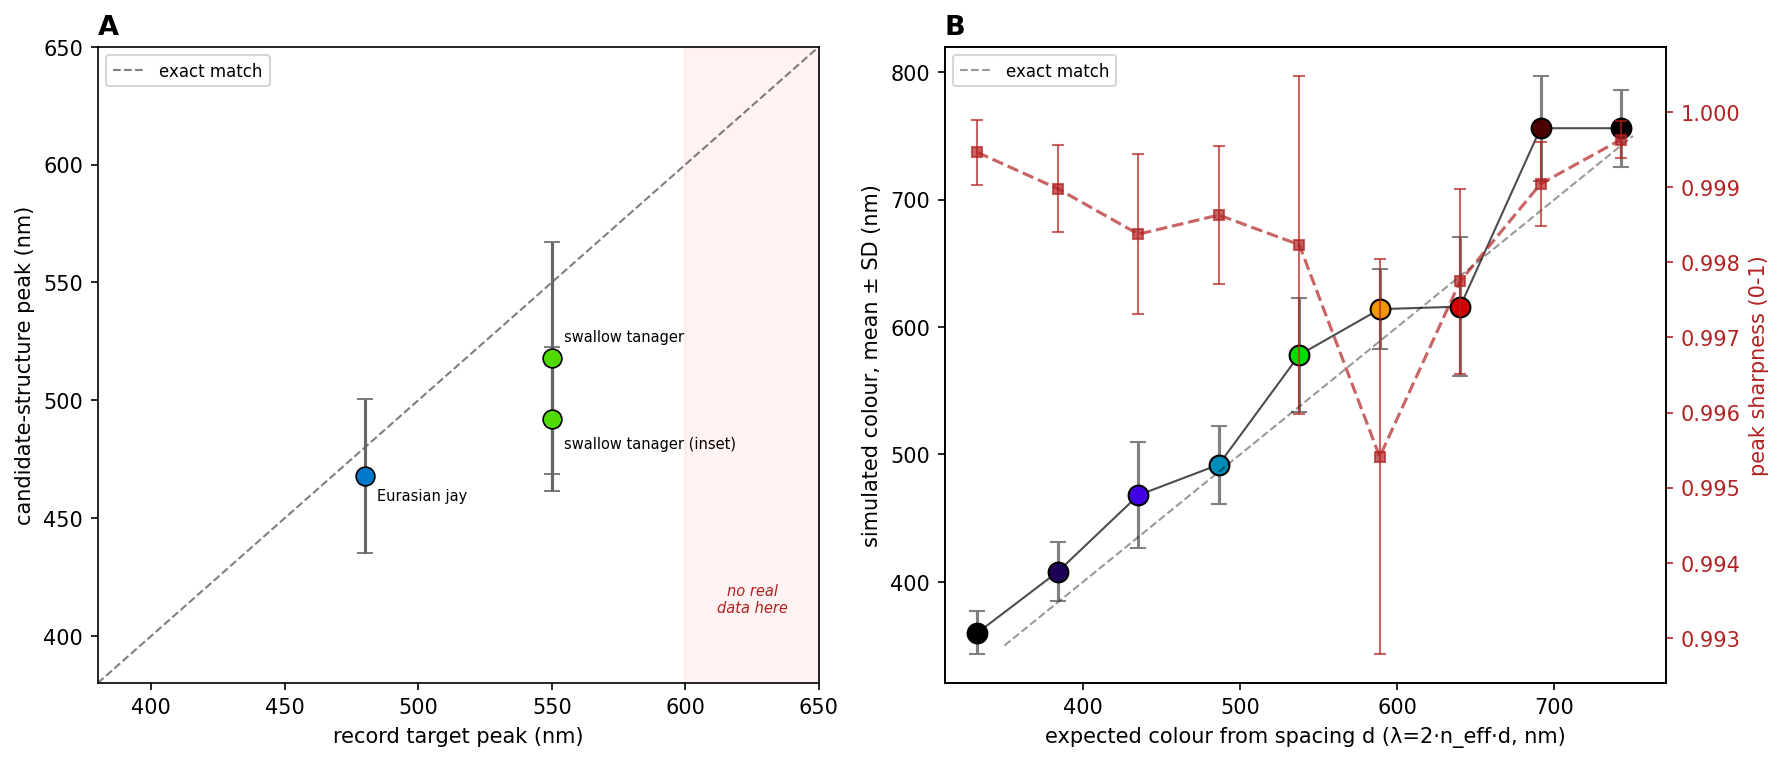

Source code (Python):
#!/usr/bin/env python3
"""Quantify simulation variability as a function of wavelength/spacing and
species/panel-linked in-silico comparison, with error bars.

Two questions:
  (A) Species/panel-linked in-silico comparison: for each displayed record,
      compare a literature-informed candidate structure (same method as
      prove_structure_color.py) with its target peak label, and quantify the
      realization-to-realization variation at the declared parameters.
  (B) Simulation self-consistency across the spectrum: sweep the characteristic
      spacing d from violet-producing to red-producing values, and for each d
      generate N independent quasi-random realisations (different seed) at the
      SAME (d, pore_fraction, disorder). Report the spread (SD) of the resulting
      coherent peak wavelength across realisations, and the peak "quality"
      (peak height above the local baseline) -- both should degrade if the
      structure-factor route becomes less reliable at longer wavelengths/larger d.

Outputs experiments/error_vs_wavelength.png and prints a summary table.
"""
import os, sys, json
import numpy as np
import matplotlib
matplotlib.use("Agg")
import matplotlib.pyplot as plt

ROOT = os.path.dirname(os.path.dirname(os.path.abspath(__file__)))
sys.path.insert(0, os.path.join(ROOT, "model"))
import optics as o          # noqa
import synth                # noqa

LAM = np.arange(360.0, 781.0, 2.0)
OUT = os.environ.get("KAWASEMI_FIG_OUT", os.path.join(ROOT, "experiments", "error_vs_wavelength.png"))
N_REALIZATIONS = 20


def realizations(d_nm, pf, disorder, ppu=100.0, size=384, n=N_REALIZATIONS, seed0=100):
    """Return per-realisation dominant peak (nm) and peak quality for N
    independent quasi-random structures at the SAME nominal parameters, PLUS
    the peak of the ensemble-averaged reflectance (the statistic already used
    for the ensemble statistic used in the Figure 4B comparison)."""
    ne = o.n_eff(pf); nmpp = 1000.0 / ppu
    peaks, quals, Rs = [], [], []
    for s in range(n):
        img = synth.generate_image(d_nm, pf, disorder, 0.0, px_per_um=ppu, size=size, seed=seed0 + s)
        _, R = o.reflectance_from_image(img, nmpp, ne, lam=LAM)
        if R.max() <= 0:
            continue
        Rn = R / R.max()
        _, _, peak = o.spectrum_to_srgb(LAM, Rn)
        peaks.append(peak)
        floor = np.percentile(Rn, 25)
        quals.append(float(Rn.max() - floor))
        Rs.append(R)
    Rmean = np.mean(Rs, 0); Rmean = Rmean / max(Rmean.max(), 1e-9)
    _, _, ensemble_peak = o.spectrum_to_srgb(LAM, Rmean)
    return np.array(peaks), np.array(quals), ensemble_peak


def load_real(rid):
    for line in open(os.path.join(ROOT, "data", "dataset.jsonl")):
        rec = json.loads(line)
        if rec["id"] == rid:
            return rec
    return None


def part_A_record_comparison():
    """Candidate structures compared with record target labels, with ensemble-SD
    error bars from independent disorder realisations."""
    birds = [
        ("PMC4685390_fig6c_jay",        178.0, 0.50, "Eurasian jay"),
        ("BIORXIV_tersina_fig6c",       200.0, 0.50, "swallow tanager"),
        ("BIORXIV_tersina_fig6b_inset", 190.0, 0.50, "swallow tanager (inset)"),
    ]
    rows = []
    print("=== (A) species/panel-linked in-silico comparison: ensemble-averaged")
    print("    synthetic peak versus record target; error bar =")
    print("    SD of individual-realisation peaks (realisation-to-realisation spread) ===")
    for rid, d, pf, label in birds:
        rec = load_real(rid)
        if rec is None:
            print(f"  [skip] {rid} not found"); continue
        actual = rec["color"].get("peak_nm")
        peaks, quals, ens_peak = realizations(d, pf, 0.10)
        pred_sd = peaks.std()
        err = abs(ens_peak - actual) if actual else None
        print(f"  {label:24s} d={d:5.0f}nm  ensemble-peak={ens_peak:6.1f}nm  "
              f"realisation-SD=±{pred_sd:4.1f}nm  target={actual}nm  "
              + (f"|difference|={err:.1f}nm" if err else "no target peak_nm"))
        rows.append((label, actual, ens_peak, pred_sd, err))
    return rows


def part_B_spectrum_sweep():
    """Sweep d from violet- to red-producing values; report ensemble SD and
    peak quality (coherent-peak contrast) at each."""
    pf, disorder = 0.5, 0.10
    ds = [130, 150, 170, 190, 210, 230, 250, 270, 290]
    print("\n=== (B) simulation self-consistency across the spectrum (pf=0.5, disorder=0.10) ===")
    rows = []
    for d in ds:
        bragg = o.bragg_peak_nm(d, pf)
        peaks, quals, ens_peak = realizations(d, pf, disorder, n=N_REALIZATIONS)
        print(f"  d={d:4.0f}nm  target(2n_eff d)={bragg:6.1f}nm  "
              f"ensemble-peak={ens_peak:6.1f}nm  realisation-SD=±{peaks.std():5.1f}nm  "
              f"quality={quals.mean():.3f}±{quals.std():.3f}  n={len(peaks)}")
        rows.append((d, bragg, ens_peak, peaks.std(), quals.mean(), quals.std()))
    return rows


def main():
    rowsA = part_A_record_comparison()
    rowsB = part_B_spectrum_sweep()

    fig, axes = plt.subplots(1, 2, figsize=(12, 5.2))

    # Panel A: candidate-structure peak versus record target, with seed variation.
    ax = axes[0]
    actuals = [r[1] for r in rowsA]
    preds = [r[2] for r in rowsA]
    sds = [r[3] for r in rowsA]
    labels = [r[0] for r in rowsA]
    colors = [o.spectrum_to_srgb(LAM, np.exp(-0.5 * ((LAM - a) / 25) ** 2))[0] for a in actuals]
    colors = [np.array(c) / 255.0 for c in colors]
    ax.plot([380, 650], [380, 650], "k--", lw=1, alpha=0.5, label="exact match")
    label_offsets = {
        "Eurasian jay": (6, -12),
        "swallow tanager": (6, 8),
        "swallow tanager (inset)": (6, -14),
    }
    for a, p, s, c, lbl in zip(actuals, preds, sds, colors, labels):
        ax.errorbar(a, p, yerr=s, fmt="o", color=c, ecolor="0.4", elinewidth=1.5,
                     capsize=4, markersize=9, markeredgecolor="k", markeredgewidth=0.8)
        ax.annotate(lbl, (a, p), fontsize=7, xytext=label_offsets.get(lbl, (4, 4)),
                    textcoords="offset points")
    ax.set_xlabel("record target peak (nm)")
    ax.set_ylabel("candidate-structure peak (nm)")
    ax.set_title("A", fontsize=13, weight="bold", loc="left")
    ax.set_xlim(380, 650); ax.set_ylim(380, 650)
    ax.legend(fontsize=8, loc="upper left")
    ax.axvspan(600, 650, color="red", alpha=0.05)
    ax.text(625, 410, "no real\ndata here", fontsize=7, color="firebrick",
            ha="center", style="italic")

    # Panel B: single message -- does that noise grow toward red?
    ax2 = axes[1]
    expected = [r[1] for r in rowsB]
    means = [r[2] for r in rowsB]
    sds2 = [r[3] for r in rowsB]
    quals = [r[4] for r in rowsB]
    qual_sds = [r[5] for r in rowsB]
    colors2 = [np.array(o.spectrum_to_srgb(LAM, np.exp(-0.5 * ((LAM - t) / 25) ** 2))[0]) / 255.0 for t in expected]
    ax2.errorbar(expected, means, yerr=sds2, fmt="o-", color="0.3", ecolor="0.5",
                 elinewidth=1.5, capsize=4, markersize=0, lw=1, zorder=1)
    for t, m, c in zip(expected, means, colors2):
        ax2.scatter([t], [m], color=c, s=90, edgecolor="k", zorder=2)
    ax2.plot([350, 750], [350, 750], "k--", lw=1, alpha=0.4, label="exact match")
    ax2.set_xlabel("expected colour from spacing d (λ=2·n_eff·d, nm)")
    ax2.set_ylabel("simulated colour, mean ± SD (nm)")
    ax2.set_title("B", fontsize=13, weight="bold", loc="left")
    ax2.legend(fontsize=8, loc="upper left")

    ax2b = ax2.twinx()
    ax2b.errorbar(expected, quals, yerr=qual_sds, fmt="s--", color="firebrick",
                  elinewidth=1, capsize=3, markersize=5, alpha=0.7, label="peak sharpness")
    ax2b.set_ylabel("peak sharpness (0-1)", color="firebrick")
    ax2b.tick_params(axis="y", colors="firebrick")

    fig.tight_layout()
    fig.savefig(OUT, dpi=150, bbox_inches="tight")
    fig.savefig(OUT.replace(".png", ".pdf"), bbox_inches="tight")
    print(f"\nsaved figure -> {OUT} (and .pdf)")


if __name__ == "__main__":
    main()
